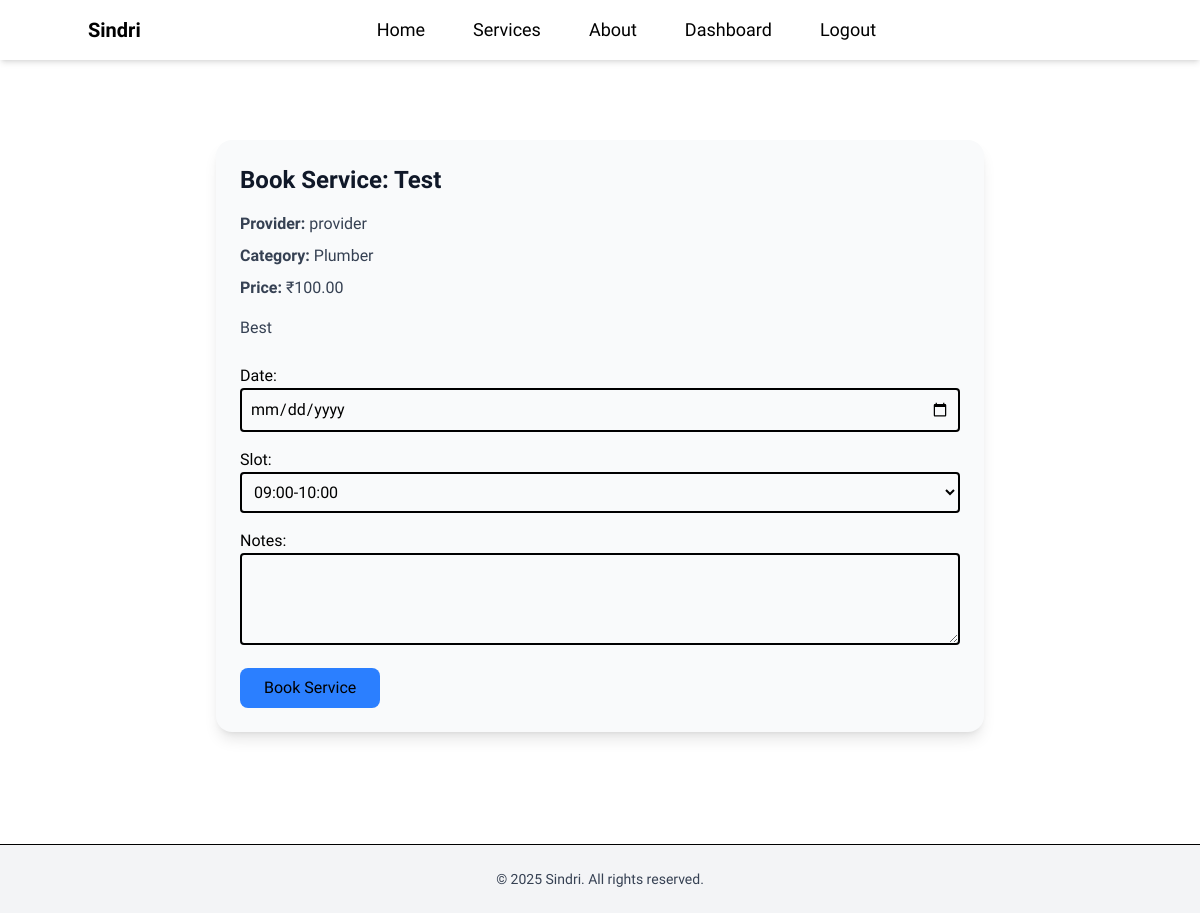
Screenshot of /bookings/book/3/ (signed in) with the database file from the repository.
### services/models.py (models this page shows, shortened)
class Service(models.Model):
    provider = models.ForeignKey(CustomUser, on_delete=models.CASCADE)
    category = models.ForeignKey(ServiceCategory, on_delete=models.SET_NULL, null= True)
    title = models.CharField(max_length=100)
    description = models.TextField()
    price = models.DecimalField(max_digits=8, decimal_places=2)
    location = models.CharField(max_length=150, blank=True)
    is_active = models.BooleanField(default=True)

class ServiceCategory(models.Model):
    name = models.CharField(max_length=50)

### users/models.py (models this page shows, shortened)
class CustomUser(AbstractUser):
    user_type_choices=[
        ('customer','Customer'),
        ('provider','Service Provider')
    ]
    user_type=models.CharField(max_length=10, choices=user_type_choices)
    city=models.CharField(max_length=10, blank=True, null=True)
    zipcode=models.CharField(max_length=10, blank=True, null=True)

### bookings/views.py (the view)
# urls.py: path('book/<int:service_id>/', views.book_service, name='book_service'),
@login_required
def book_service(request, service_id):
    service = get_object_or_404(Service, id=service_id)
    existing_booking = Booking.objects.filter(user=request.user, service=service).exclude(status='Rejected').first()
    if existing_booking:
        return render(request, 'bookings/booking_exists.html', {'service': service, 'booking': existing_booking})
    if request.method == 'POST':
        form = BookingForm(request.POST)
        if form.is_valid():
            booking = form.save(commit=False)
            booking.user = request.user
            booking.provider = service.provider
            booking.service = service
            conflict = Booking.objects.filter(
                provider=service.provider,
                date=booking.date,
                slot=booking.slot,
                status='Confirmed'
            )
            if conflict.exists():
                form.add_error('slot', 'This slot is already booked. Please choose another one.')
            else:
                booking.save()
                return redirect('booking_success')
    else:
        form = BookingForm()
    selected_date = form['date'].value()  # gets the date input by user
    available_slots = [s[0] for s in SLOT_CHOICES]
    if selected_date:
        taken_slots = Booking.objects.filter(
            provider=service.provider,
            date=selected_date,
            status='Confirmed'
        ).values_list('slot', flat=True)
        form.fields['slot'].choices = [(s, s) for s in available_slots if s not in taken_slots]
    else:
        form.fields['slot'].choices = [(s, s) for s in available_slots]
    return render(request, 'bookings/book_service.html', {'service': service, 'form': form})

### bookings/forms.py
class BookingForm(forms.ModelForm):
    class Meta:
        model = Booking
        fields = ['date','slot','notes']
        widgets = {
            'date': forms.DateInput(
            attrs={
                'type': 'date',
                'class': 'border-2 border-black rounded p-2 w-full'
                }
            ),
            'slot': forms.Select(
            attrs={
                'class': 'border-2 border-black rounded p-2 w-full'
                }
            ),
            'notes': forms.Textarea(
            attrs={
                'rows': 3,
                'class': 'border-2 border-black rounded p-2 w-full'
                }
            ),
    }

### bookings/templates/bookings/book_service.html (shortened to what this page needs)
{% extends "base.html" %}
{% load widget_tweaks %}
{% block content %}
<div class="max-w-3xl mx-auto my-10 p-6 bg-gray-50 shadow-lg rounded-2xl">
    <h2 class="text-2xl font-bold mb-4 text-gray-900">Book Service: {{ service.title }}</h2>
    <p class="text-gray-700 mb-2"><strong>Provider:</strong> {{ service.provider.username }}</p>
    <p class="text-gray-700 mb-2"><strong>Category:</strong> {{ service.category.name }}</p>
    <p class="text-gray-700 mb-4"><strong>Price:</strong> ₹{{ service.price }}</p>
    <p class="text-gray-700 mb-6">{{ service.description }}</p>
    <form method="POST" class="space-y-4">
        <div>
            {{ form.date.label_tag }}<br>
            {{ form.date|add_class:"border border-black rounded p-2 w-full" }}
        </div>
        <div>
            {{ form.slot.label_tag }}<br>
            {{ form.slot|add_class:"border border-black rounded p-2 w-full" }}
        </div>
        <div>
            {{ form.notes.label_tag }}<br>
            {{ form.notes|add_class:"border border-black rounded p-2 w-full" }}
        </div>
        <button type="submit" class="bg-blue-500 text-black cursor-pointer px-6 py-2 rounded-lg hover:bg-blue-600 transition">
            Book Service
        </button>
    </form>
</div>
{% endblock %}

### templates/base.html (style rules this page uses)
body { font-family: 'Plus Jakarta Sans', sans-serif; }

### rows the page displays
Service: title "Test", provider.username "provider", category.name "Plumber", price "100.00", description "Best"
